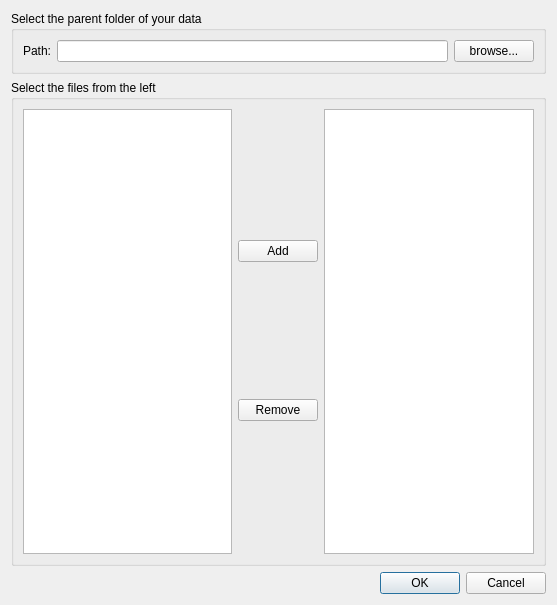
<?xml version="1.0" encoding="UTF-8"?>
<ui version="4.0">
 <class>File_Dialog</class>
 <widget class="QDialog" name="File_Dialog">
  <property name="geometry">
   <rect>
    <x>0</x>
    <y>0</y>
    <width>557</width>
    <height>605</height>
   </rect>
  </property>
  <property name="windowTitle">
   <string>File selection</string>
  </property>
  <layout class="QVBoxLayout" name="verticalLayout">
   <item>
    <widget class="QGroupBox" name="groupBox">
     <property name="title">
      <string>Select the parent folder of your data</string>
     </property>
     <layout class="QHBoxLayout" name="horizontalLayout">
      <item>
       <widget class="QLabel" name="label">
        <property name="text">
         <string>Path:</string>
        </property>
        <property name="buddy">
         <cstring>pathEdit</cstring>
        </property>
       </widget>
      </item>
      <item>
       <widget class="QLineEdit" name="pathEdit">
        <property name="readOnly">
         <bool>true</bool>
        </property>
       </widget>
      </item>
      <item>
       <widget class="QPushButton" name="pathBtn">
        <property name="text">
         <string>browse...</string>
        </property>
       </widget>
      </item>
     </layout>
    </widget>
   </item>
   <item>
    <widget class="QGroupBox" name="groupBox_2">
     <property name="title">
      <string>Select the files from the left</string>
     </property>
     <layout class="QHBoxLayout" name="horizontalLayout_2">
      <item>
       <widget class="QListWidget" name="selectList"/>
      </item>
      <item>
       <layout class="QVBoxLayout" name="verticalLayout_2">
        <item>
         <widget class="QPushButton" name="addBtn">
          <property name="text">
           <string>Add</string>
          </property>
         </widget>
        </item>
        <item>
         <widget class="QPushButton" name="removeBtn">
          <property name="text">
           <string>Remove</string>
          </property>
         </widget>
        </item>
       </layout>
      </item>
      <item>
       <widget class="QListWidget" name="selectionList"/>
      </item>
     </layout>
    </widget>
   </item>
   <item>
    <widget class="QDialogButtonBox" name="btnBox">
     <property name="standardButtons">
      <set>QDialogButtonBox::Cancel|QDialogButtonBox::Ok</set>
     </property>
    </widget>
   </item>
  </layout>
 </widget>
 <resources/>
 <connections/>
</ui>
